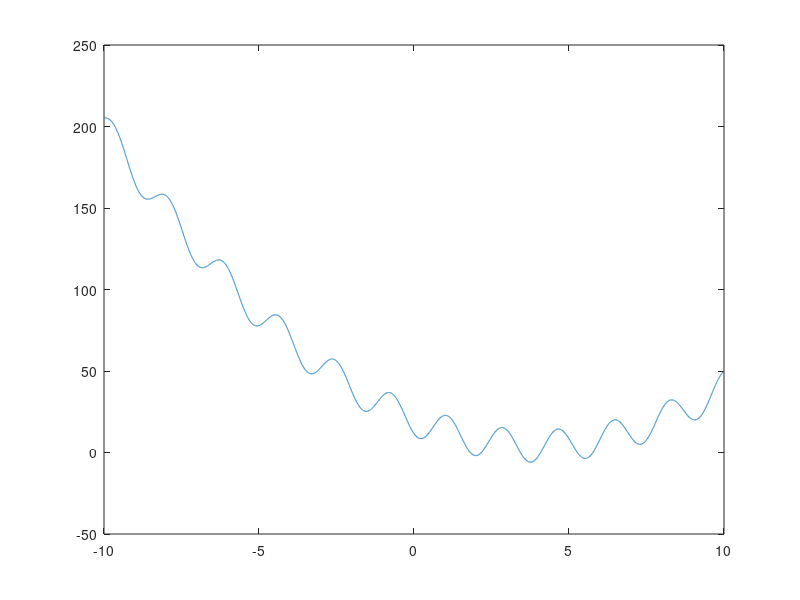
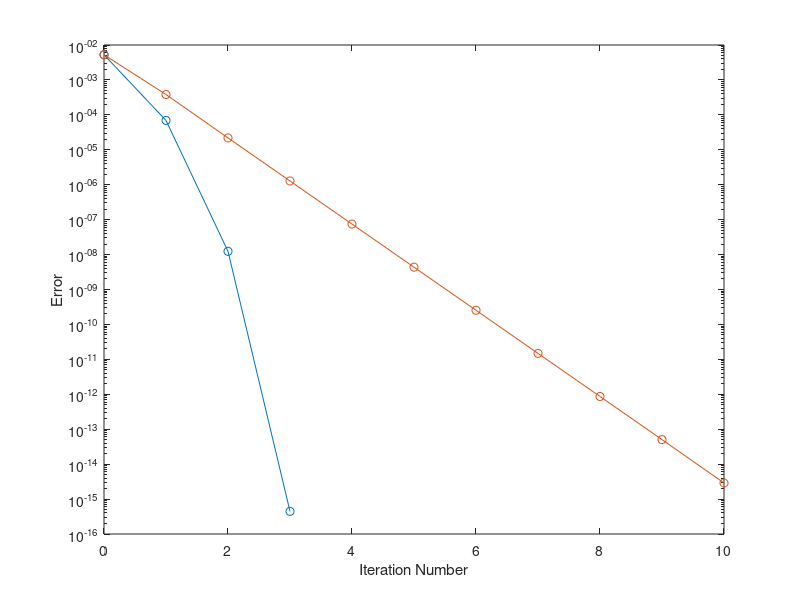
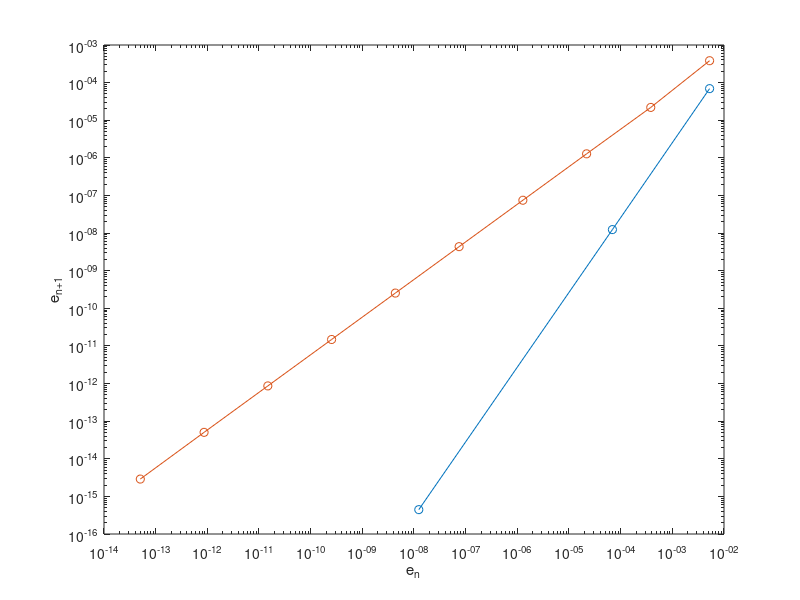

The MATLAB source for these figures, in order:
%% Assignment a)
x = -10:.001:10;

y = x.^2 - (8 * x) - 10 * sin( (3.5 * x) + 1) + 20;

plot(x, y)

tolerance = 1e-6;
root_indices = find(abs(y) < tolerance);

roots_x = x(root_indices);

disp('Roots of y = x^2:');
disp(roots_x);


%% Assignment b)
format long

global print_list iteration_count
print_list = zeros(1, 100);
iteration_count = 0;

function y = func1(x)
    y = x.^2 - (8 * x) - 10 * sin( (3.5 * x) + 1) + 20;
end

function x_n = fixpoint_b(x, original_x, iteration, last_ten)
    global print_list iteration_count
    x_n = 0.05 * (x.^2 + (12*x) - (10 * sin((3.5 * x) + 1 ))) + 1;

    if last_ten == 1
        print_list(iteration) = abs(x_n - x);
        iteration_count = iteration;
    end
       
    
    if abs(func1(x_n)) > 10^(-10)
        iteration = iteration + 1;
        x_n = fixpoint_b(x_n, original_x, iteration, last_ten);
    else
        disp(['Starting Point: ', num2str(original_x), '   Total Iterations: ', num2str(iteration, '%.11g'), '    Approximate root: ', num2str(x_n, '%.11g')])
        if last_ten == 1
            iteration_count = iteration;
        end
    end
end

num_to_check = [1.81, 2.17, 3.44, 4.08, 5.27];

for num = num_to_check
    fixpoint_b(num, num, 1, 0);
end

fixpoint_b(5.77, 5.77, 1, 1);

fprintf('\nLast 10 |xn+1 - xn| values for starting point 5.77:\n')

print_list = print_list(iteration_count-9:iteration_count);

for element = print_list
    disp(element)
end



%% Assignment c)

function y = func1_derivative(x)
    y = 2*x - 8  - 35 * cos( (3.5 * x) + 1);
end

function x_n = newton_c(x, original_x, iteration, print_diff)
    x_n = x - (func1(x)/func1_derivative(x));

    if print_diff == 1
        disp(abs(x_n - x))
    end
    
    if abs(func1(x_n)) > 10^(-10)
        iteration = iteration + 1;
        x_n = newton_c(x_n, original_x, iteration, print_diff);
    else
        disp(['Starting Point: ', num2str(original_x), '   Total Iterations: ', num2str(iteration, '%.11g'), '    Approximate root: ', num2str(x_n, '%.11g')])
    end
    
end

num_to_check_2 = [1.81, 2.17, 3.44, 5.27, 5.77];

for num = num_to_check_2
    newton_c(num, num, 1, 0);
end

fprintf('\n|xn+1 - xn| values for starting point 5.77:\n')

newton_c(4.08, 4.08, 1, 1);



%% Assignment d)

figure(2)

function x_n = newton_reference(x)
    x_n = x - (func1(x)/func1_derivative(x));
    
    if abs(func1(x_n)) > 10^(-16)
        x_n = newton_reference(x_n);
    end
end

function x_n = fixpoint_d(x)
    x_n = 0.05 * (x.^2 + (12*x) - (10 * sin((3.5 * x) + 1 ))) + 1;   
end

function x_n = newton_d(x)
    x_n = x - (func1(x)/func1_derivative(x));
end

reference_x = newton_reference(1.81);
% Reference Value of x: 1.815260247632966


function xit = fixpoint(x0,tau)

    max_iter = 100;
    zero_xit = zeros(1,max_iter);
    zero_xit(1) = x0;

    xn = x0;
    iter = 1;

    while abs(func1(xn)) > tau && max_iter > iter
        xn = fixpoint_d(xn);
        iter = iter + 1;
        zero_xit(iter) = xn;
    end

    xit = zero_xit(1:iter-1);

end


function xit = newton(x0,tau)

    max_iter = 100;
    zero_xit = zeros(1,max_iter);
    zero_xit(1) = x0;

    xn = x0;
    iter = 1;

    while abs(func1(xn)) > tau && max_iter > iter
        xn = newton_d(xn);
        iter = iter + 1;
        zero_xit(iter) = xn;
    end

    xit = zero_xit(1:iter-1);
end


e_newton_array = newton(1.81, 0.5*10^(-15));
e_fixpoint_array = fixpoint(1.81, 0.5*10^(-15));

semilogy(0:length(e_newton_array)-1, abs(e_newton_array-reference_x), '-o');
hold on;
semilogy(0:length(e_fixpoint_array)-1, abs(e_fixpoint_array-reference_x), '-o');

xlabel('Iteration Number');
ylabel('Error');

figure(3)

e_newton_array_n = e_newton_array(1:end-1);
e_fixpoint_array_n = e_fixpoint_array(1:end-1);

e_newton_array_n1 = e_newton_array(2:end);
e_fixpoint_array_n1 = e_fixpoint_array(2:end);

loglog(abs(e_newton_array_n-reference_x), abs(e_newton_array_n1-reference_x), '-o');
hold on;
loglog(abs(e_fixpoint_array_n-reference_x), abs(e_fixpoint_array_n1-reference_x), '-o');

xlabel('e_n');
ylabel('e_{n+1}');